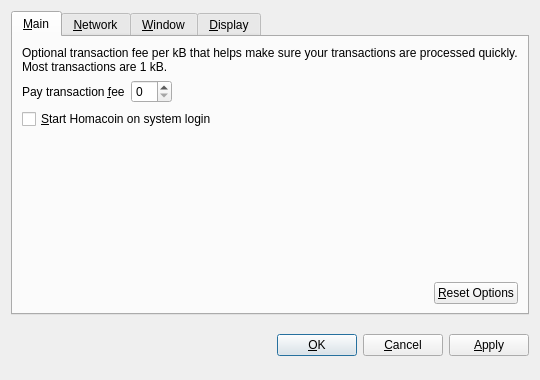
<?xml version="1.0" encoding="UTF-8"?>
<ui version="4.0">
 <class>OptionsDialog</class>
 <widget class="QDialog" name="OptionsDialog">
  <property name="geometry">
   <rect>
    <x>0</x>
    <y>0</y>
    <width>540</width>
    <height>380</height>
   </rect>
  </property>
  <property name="windowTitle">
   <string>Options</string>
  </property>
  <property name="modal">
   <bool>true</bool>
  </property>
  <layout class="QVBoxLayout" name="verticalLayout">
   <item>
    <widget class="QTabWidget" name="tabWidget">
     <property name="tabPosition">
      <enum>QTabWidget::North</enum>
     </property>
     <property name="currentIndex">
      <number>0</number>
     </property>
     <widget class="QWidget" name="tabMain">
      <attribute name="title">
       <string>&amp;Main</string>
      </attribute>
      <layout class="QVBoxLayout" name="verticalLayout_Main">
       <item>
        <widget class="QLabel" name="transactionFeeInfoLabel">
         <property name="text">
          <string>Optional transaction fee per kB that helps make sure your transactions are processed quickly. Most transactions are 1 kB.</string>
         </property>
         <property name="textFormat">
          <enum>Qt::PlainText</enum>
         </property>
         <property name="wordWrap">
          <bool>true</bool>
         </property>
        </widget>
       </item>
       <item>
        <layout class="QHBoxLayout" name="horizontalLayout_1_Main">
         <item>
          <widget class="QLabel" name="transactionFeeLabel">
           <property name="text">
            <string>Pay transaction &amp;fee</string>
           </property>
           <property name="textFormat">
            <enum>Qt::PlainText</enum>
           </property>
           <property name="buddy">
            <cstring>transactionFee</cstring>
           </property>
          </widget>
         </item>
         <item>
          <widget class="HomacoinAmountField" name="transactionFee"/>
         </item>
         <item>
          <spacer name="horizontalSpacer_1_Main">
           <property name="orientation">
            <enum>Qt::Horizontal</enum>
           </property>
           <property name="sizeHint" stdset="0">
            <size>
             <width>40</width>
             <height>20</height>
            </size>
           </property>
          </spacer>
         </item>
        </layout>
       </item>
       <item>
        <widget class="QCheckBox" name="homacoinAtStartup">
         <property name="toolTip">
          <string>Automatically start Homacoin after logging in to the system.</string>
         </property>
         <property name="text">
          <string>&amp;Start Homacoin on system login</string>
         </property>
        </widget>
       </item>
       <item>
        <spacer name="verticalSpacer_Main">
         <property name="orientation">
          <enum>Qt::Vertical</enum>
         </property>
         <property name="sizeHint" stdset="0">
          <size>
           <width>20</width>
           <height>40</height>
          </size>
         </property>
        </spacer>
       </item>
       <item>
        <layout class="QHBoxLayout" name="horizontalLayout_2_Main">
         <item>
          <spacer name="horizontalSpacer_2_Main">
           <property name="orientation">
            <enum>Qt::Horizontal</enum>
           </property>
           <property name="sizeHint" stdset="0">
            <size>
             <width>40</width>
             <height>20</height>
            </size>
           </property>
          </spacer>
         </item>
         <item>
          <widget class="QPushButton" name="resetButton">
           <property name="toolTip">
            <string>Reset all client options to default.</string>
           </property>
           <property name="text">
            <string>&amp;Reset Options</string>
           </property>
           <property name="autoDefault">
            <bool>false</bool>
           </property>
          </widget>
         </item>
        </layout>
       </item>
      </layout>
     </widget>
     <widget class="QWidget" name="tabNetwork">
      <attribute name="title">
       <string>&amp;Network</string>
      </attribute>
      <layout class="QVBoxLayout" name="verticalLayout_Network">
       <item>
        <widget class="QCheckBox" name="mapPortUpnp">
         <property name="toolTip">
          <string>Automatically open the Homacoin client port on the router. This only works when your router supports UPnP and it is enabled.</string>
         </property>
         <property name="text">
          <string>Map port using &amp;UPnP</string>
         </property>
        </widget>
       </item>
       <item>
        <widget class="QCheckBox" name="connectSocks">
         <property name="toolTip">
          <string>Connect to the Homacoin network through a SOCKS proxy (e.g. when connecting through Tor).</string>
         </property>
         <property name="text">
          <string>&amp;Connect through SOCKS proxy:</string>
         </property>
        </widget>
       </item>
       <item>
        <layout class="QHBoxLayout" name="horizontalLayout_Network">
         <item>
          <widget class="QLabel" name="proxyIpLabel">
           <property name="text">
            <string>Proxy &amp;IP:</string>
           </property>
           <property name="textFormat">
            <enum>Qt::PlainText</enum>
           </property>
           <property name="buddy">
            <cstring>proxyIp</cstring>
           </property>
          </widget>
         </item>
         <item>
          <widget class="QValidatedLineEdit" name="proxyIp">
           <property name="maximumSize">
            <size>
             <width>140</width>
             <height>16777215</height>
            </size>
           </property>
           <property name="toolTip">
            <string>IP address of the proxy (e.g. 127.0.0.1)</string>
           </property>
          </widget>
         </item>
         <item>
          <widget class="QLabel" name="proxyPortLabel">
           <property name="text">
            <string>&amp;Port:</string>
           </property>
           <property name="textFormat">
            <enum>Qt::PlainText</enum>
           </property>
           <property name="buddy">
            <cstring>proxyPort</cstring>
           </property>
          </widget>
         </item>
         <item>
          <widget class="QLineEdit" name="proxyPort">
           <property name="maximumSize">
            <size>
             <width>55</width>
             <height>16777215</height>
            </size>
           </property>
           <property name="toolTip">
            <string>Port of the proxy (e.g. 9050)</string>
           </property>
          </widget>
         </item>
         <item>
          <widget class="QLabel" name="socksVersionLabel">
           <property name="text">
            <string>SOCKS &amp;Version:</string>
           </property>
           <property name="textFormat">
            <enum>Qt::PlainText</enum>
           </property>
           <property name="buddy">
            <cstring>socksVersion</cstring>
           </property>
          </widget>
         </item>
         <item>
          <widget class="QValueComboBox" name="socksVersion">
           <property name="toolTip">
            <string>SOCKS version of the proxy (e.g. 5)</string>
           </property>
          </widget>
         </item>
         <item>
          <spacer name="horizontalSpacer_Network">
           <property name="orientation">
            <enum>Qt::Horizontal</enum>
           </property>
           <property name="sizeHint" stdset="0">
            <size>
             <width>40</width>
             <height>20</height>
            </size>
           </property>
          </spacer>
         </item>
        </layout>
       </item>
       <item>
        <spacer name="verticalSpacer_Network">
         <property name="orientation">
          <enum>Qt::Vertical</enum>
         </property>
         <property name="sizeHint" stdset="0">
          <size>
           <width>20</width>
           <height>40</height>
          </size>
         </property>
        </spacer>
       </item>
      </layout>
     </widget>
     <widget class="QWidget" name="tabWindow">
      <attribute name="title">
       <string>&amp;Window</string>
      </attribute>
      <layout class="QVBoxLayout" name="verticalLayout_Window">
       <item>
        <widget class="QCheckBox" name="minimizeToTray">
         <property name="toolTip">
          <string>Show only a tray icon after minimizing the window.</string>
         </property>
         <property name="text">
          <string>&amp;Minimize to the tray instead of the taskbar</string>
         </property>
        </widget>
       </item>
       <item>
        <widget class="QCheckBox" name="minimizeOnClose">
         <property name="toolTip">
          <string>Minimize instead of exit the application when the window is closed. When this option is enabled, the application will be closed only after selecting Quit in the menu.</string>
         </property>
         <property name="text">
          <string>M&amp;inimize on close</string>
         </property>
        </widget>
       </item>
       <item>
        <spacer name="verticalSpacer_Window">
         <property name="orientation">
          <enum>Qt::Vertical</enum>
         </property>
         <property name="sizeHint" stdset="0">
          <size>
           <width>20</width>
           <height>40</height>
          </size>
         </property>
        </spacer>
       </item>
      </layout>
     </widget>
     <widget class="QWidget" name="tabDisplay">
      <attribute name="title">
       <string>&amp;Display</string>
      </attribute>
      <layout class="QVBoxLayout" name="verticalLayout_Display">
       <item>
        <layout class="QHBoxLayout" name="horizontalLayout_1_Display">
         <item>
          <widget class="QLabel" name="langLabel">
           <property name="text">
            <string>User Interface &amp;language:</string>
           </property>
           <property name="textFormat">
            <enum>Qt::PlainText</enum>
           </property>
           <property name="buddy">
            <cstring>lang</cstring>
           </property>
          </widget>
         </item>
         <item>
          <widget class="QValueComboBox" name="lang">
           <property name="toolTip">
            <string>The user interface language can be set here. This setting will take effect after restarting Homacoin.</string>
           </property>
          </widget>
         </item>
        </layout>
       </item>
       <item>
        <layout class="QHBoxLayout" name="horizontalLayout_2_Display">
         <item>
          <widget class="QLabel" name="unitLabel">
           <property name="text">
            <string>&amp;Unit to show amounts in:</string>
           </property>
           <property name="textFormat">
            <enum>Qt::PlainText</enum>
           </property>
           <property name="buddy">
            <cstring>unit</cstring>
           </property>
          </widget>
         </item>
         <item>
          <widget class="QValueComboBox" name="unit">
           <property name="toolTip">
            <string>Choose the default subdivision unit to show in the interface and when sending coins.</string>
           </property>
          </widget>
         </item>
        </layout>
       </item>
       <item>
        <widget class="QCheckBox" name="displayAddresses">
         <property name="toolTip">
          <string>Whether to show Homacoin addresses in the transaction list or not.</string>
         </property>
         <property name="text">
          <string>&amp;Display addresses in transaction list</string>
         </property>
        </widget>
       </item>
       <item>
        <spacer name="verticalSpacer_Display">
         <property name="orientation">
          <enum>Qt::Vertical</enum>
         </property>
         <property name="sizeHint" stdset="0">
          <size>
           <width>20</width>
           <height>40</height>
          </size>
         </property>
        </spacer>
       </item>
      </layout>
     </widget>
    </widget>
   </item>
   <item>
    <layout class="QHBoxLayout" name="horizontalLayout_Buttons">
     <item>
      <spacer name="horizontalSpacer_1">
       <property name="orientation">
        <enum>Qt::Horizontal</enum>
       </property>
       <property name="sizeHint" stdset="0">
        <size>
         <width>40</width>
         <height>48</height>
        </size>
       </property>
      </spacer>
     </item>
     <item>
      <widget class="QLabel" name="statusLabel">
       <property name="font">
        <font>
         <weight>75</weight>
         <bold>true</bold>
        </font>
       </property>
       <property name="text">
        <string/>
       </property>
       <property name="textFormat">
        <enum>Qt::PlainText</enum>
       </property>
       <property name="wordWrap">
        <bool>true</bool>
       </property>
      </widget>
     </item>
     <item>
      <spacer name="horizontalSpacer_2">
       <property name="orientation">
        <enum>Qt::Horizontal</enum>
       </property>
       <property name="sizeHint" stdset="0">
        <size>
         <width>40</width>
         <height>48</height>
        </size>
       </property>
      </spacer>
     </item>
     <item>
      <widget class="QPushButton" name="okButton">
       <property name="text">
        <string>&amp;OK</string>
       </property>
      </widget>
     </item>
     <item>
      <widget class="QPushButton" name="cancelButton">
       <property name="text">
        <string>&amp;Cancel</string>
       </property>
       <property name="autoDefault">
        <bool>false</bool>
       </property>
      </widget>
     </item>
     <item>
      <widget class="QPushButton" name="applyButton">
       <property name="text">
        <string>&amp;Apply</string>
       </property>
       <property name="autoDefault">
        <bool>false</bool>
       </property>
      </widget>
     </item>
    </layout>
   </item>
  </layout>
 </widget>
 <customwidgets>
  <customwidget>
   <class>HomacoinAmountField</class>
   <extends>QSpinBox</extends>
   <header>homacoinamountfield.h</header>
  </customwidget>
  <customwidget>
   <class>QValueComboBox</class>
   <extends>QComboBox</extends>
   <header>qvaluecombobox.h</header>
  </customwidget>
  <customwidget>
   <class>QValidatedLineEdit</class>
   <extends>QLineEdit</extends>
   <header>qvalidatedlineedit.h</header>
  </customwidget>
 </customwidgets>
 <resources/>
 <connections/>
</ui>
